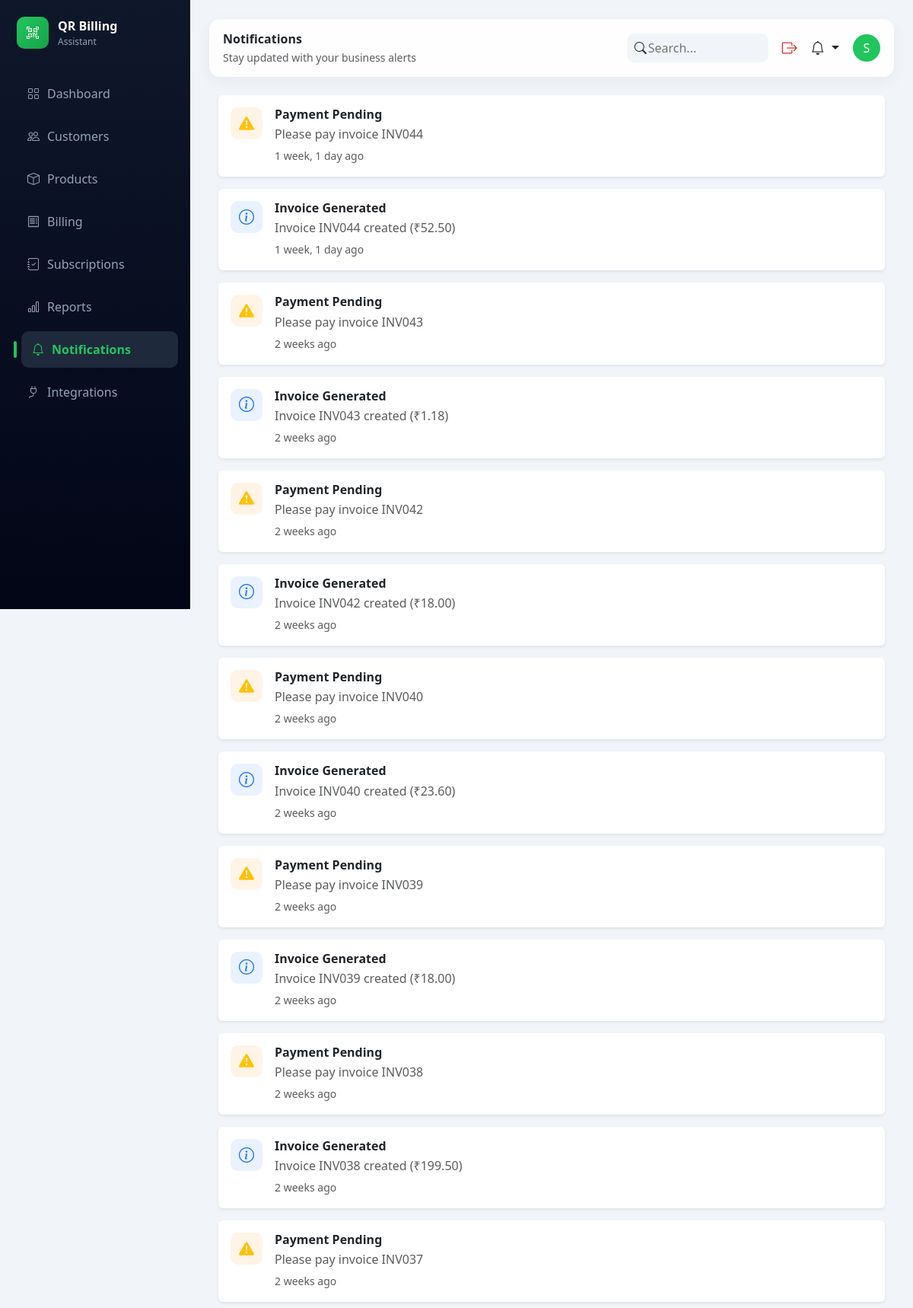
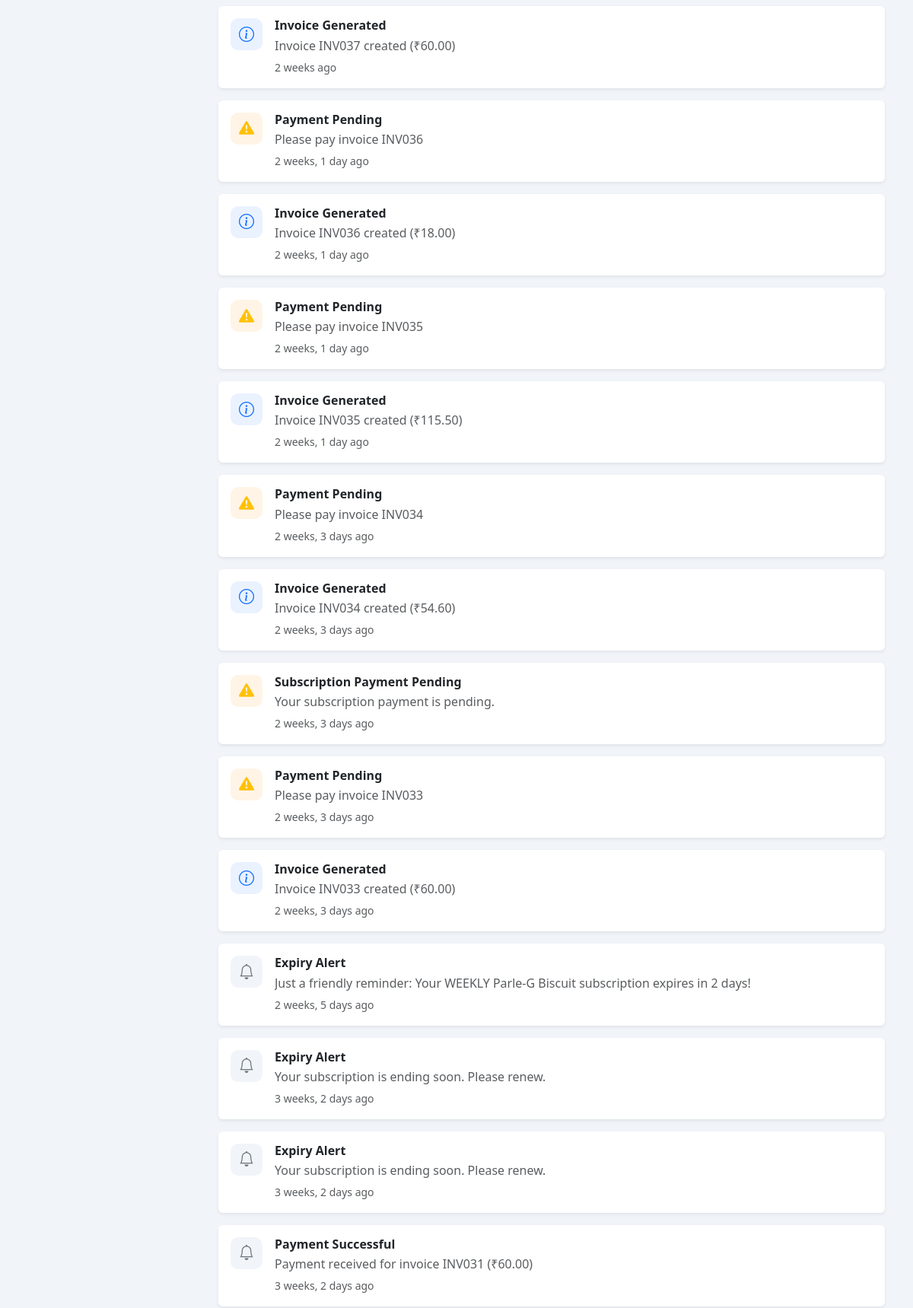
The page /notifications/ (signed in, upper part) on the database its author committed (2 pictures, top to bottom).
### accounts/models.py (models this page shows, shortened)
class User(AbstractUser):
    USER_TYPE = (
        ('admin', 'Admin'),
        ('customer', 'Customer'),
    )
    user_type = models.CharField(max_length=20, choices=USER_TYPE)
    phone = models.CharField(max_length=15, blank=True, null=True)
    profile_image = models.ImageField(
        upload_to='profile_images/',
        blank=True,
        null=True
    )

### notifications/models.py (models this page shows, shortened)
class Notification(models.Model):
    TYPE_CHOICES = (
        ('warning','Warning'),
        ('success','Success'),
        ('info','Info'),
    )
    user = models.ForeignKey(
        User,
        on_delete=models.CASCADE,
        related_name="user_notifications"
    )
    title = models.CharField(max_length=200)
    message = models.TextField()
    type = models.CharField(
        max_length=20,
        choices=TYPE_CHOICES
    )
    is_read = models.BooleanField(default=False)
    created_at = models.DateTimeField(auto_now_add=True)

### notifications/views.py (the view)
# urls.py: path('notifications/', views.notifications_view, name='notifications'),
@login_required
def notifications_view(request):
    notifications = Notification.objects.filter(
        user=request.user
    ).order_by('-created_at')
    Notification.objects.filter(
        user=request.user,
        is_read=False
    ).update(is_read=True)
    return render(request, "dashboard/notifications.html", {
        'notifications': notifications,
        'page_title': 'Notifications',
        'page_subtitle': 'Stay updated with your business alerts'
    })

### notifications/context_processors.py (called while the page is built)
def notification_data(request):
    if request.user.is_authenticated:
        latest_notifications = Notification.objects.filter(
            user=request.user
        ).order_by('-created_at')[:5]
        unread_notifications = Notification.objects.filter(
            user=request.user,
            is_read=False
        ).count()
    else:
        latest_notifications = []
        unread_notifications = 0
    return {
        'latest_notifications': latest_notifications,
        'unread_notifications': unread_notifications
    }

### billing/templates/dashboard/notifications.html
{% extends "dashboard/base.html" %}
{% block content %}
<div class="container mt-4">
{% for n in notifications %}
<div class="card mb-3 shadow-sm border-0">
<div class="card-body d-flex align-items-start" style="overflow:hidden;">
<div class="me-3">
{% if "Received" in n.title %}
<div style="width:42px;height:42px;background:#E6F9F0;border-radius:10px;display:flex;align-items:center;justify-content:center;">
<i class="bi bi-check-circle-fill text-success fs-5"></i>
</div>
{% elif "Pending" in n.title %}
<div style="width:42px;height:42px;background:#FFF4E5;border-radius:10px;display:flex;align-items:center;justify-content:center;">
<i class="bi bi-exclamation-triangle-fill text-warning fs-5"></i>
</div>
{% elif "Created" in n.title %}
<div style="width:42px;height:42px;background:#EAF2FF;border-radius:10px;display:flex;align-items:center;justify-content:center;">
<i class="bi bi-receipt text-primary fs-5"></i>
</div>
{% elif n.type == "info" %}
<div style="width:42px;height:42px;background:#EAF2FF;border-radius:10px;display:flex;align-items:center;justify-content:center;">
<i class="bi bi-info-circle text-primary fs-5"></i>
</div>
{% else %}
<div style="width:42px;height:42px;background:#F1F5F9;border-radius:10px;display:flex;align-items:center;justify-content:center;">
<i class="bi bi-bell text-secondary fs-5"></i>
</div>
{% endif %}
</div>
<div style="flex:1; max-width:100%; overflow:hidden;">
<h6 class="mb-1 fw-bold">{{ n.title }}</h6>
<p class="mb-1 text-muted"
   style="word-break: break-all; overflow-wrap: anywhere; white-space: normal;">
    {{ n.message }}
</p>
<small class="text-muted">
{{ n.created_at|timesince }} ago
</small>
</div>
</div>
</div>
{% empty %}
<p class="text-muted">No notifications yet</p>
{% endfor %}
</div>
{% endblock %}

### billing/templates/dashboard/base.html (shortened to what this page needs)
{% load static %}
<!DOCTYPE html>
<html>
<head>
<link href="https://cdn.jsdelivr.net/npm/bootstrap@5.3.2/dist/css/bootstrap.min.css" rel="stylesheet">
<link href="https://cdn.jsdelivr.net/npm/bootstrap-icons@1.11.3/font/bootstrap-icons.css" rel="stylesheet">
</head>
<body>
<div class="sidebar">
<div class="logo">
<div class="logo-box"><i class="bi bi-qr-code-scan"></i></div>
<div>
<div class="logo-title">QR Billing</div>
<div class="logo-sub">Assistant</div>
</div>
</div>
<a href="{% url 'admin_dashboard' %}" class="nav-link {% if request.resolver_match.url_name == 'admin_dashboard' %}active{% endif %}">
<i class="bi bi-grid"></i> Dashboard
</a>
<a href="{% url 'admin_customers' %}" class="nav-link {% if request.resolver_match.url_name == 'admin_customers' %}active{% endif %}">
<i class="bi bi-people"></i> Customers
</a>
<a href="{% url 'admin_products' %}" class="nav-link {% if request.resolver_match.url_name == 'admin_products' %}active{% endif %}">
<i class="bi bi-box"></i> Products
</a>
<a href="{% url 'invoice_list' %}" class="nav-link {% if request.resolver_match.url_name == 'invoice_list' %}active{% endif %}">
<i class="bi bi-receipt"></i> Billing
</a>
<a href="{% url 'subscription_page' %}"
   class="nav-link {% if 'subscription' in request.resolver_match.url_name %}active{% endif %}">
   <i class="bi bi-journal-check"></i> Subscriptions
</a>
<a href="{% url 'reports' %}" class="nav-link {% if 'report' in request.resolver_match.url_name %}active{% endif %}">
<i class="bi bi-bar-chart"></i> Reports
</a>
<a href="{% url 'notifications' %}" class="nav-link {% if 'notification' in request.resolver_match.url_name %}active{% endif %}">
<i class="bi bi-bell"></i> Notifications
</a>
<a href="{% url 'integrations_page' %}"
   class="nav-link {% if request.resolver_match.url_name == 'integrations_page' %}active{% endif %}">
   <i class="bi bi-plug"></i> Integrations
</a>
</div>
<div class="main">
<div class="topbar">
<div>
<strong>{{ page_title }}</strong><br>
<small class="text-muted">{{ page_subtitle }}</small>
</div>
<div class="topbar-right">
<form method="GET" action="{% url 'global_search' %}" class="search-box">
<i class="bi bi-search"></i>
<input type="text" name="q" placeholder="Search...">
</form>
<a href="{% url 'logout' %}">
<i class="bi bi-box-arrow-right logout-icon"></i>
</a>
<div class="dropdown">
    <a href="{% url 'notifications' %}"
       class="icon-btn dropdown-toggle text-dark text-decoration-none"
       data-bs-toggle="dropdown"
       onclick="event.preventDefault();">
        <i class="bi bi-bell"></i>
    </a>
</div>
<div style="position:relative">
<div class="profile-circle" onclick="toggleMenu()">
{{ request.user.username|first|upper }}
</div>
</div>
</div>
</div>
{% block content %}{% endblock %}
</div>
</body>
</html>

### billing/templates/dashboard/base.html (style rules this page uses)
body { margin:0; background:#f1f5f9; font-family:'Segoe UI',sans-serif; }
.sidebar { width:250px; height:100vh; position:fixed; background:linear-gradient(180deg,#0f172a,#020617); padding:22px; }
.logo { display:flex; align-items:center; gap:12px; margin-bottom:35px; }
.logo-box { width:42px; height:42px; background:linear-gradient(135deg,#22c55e,#16a34a); border-radius:10px; display:flex; align-items:center; justify-content:center; color:white; }
.logo-title { color:white; font-weight:600; }
.logo-sub { color:#94a3b8; font-size:12px; }
.sidebar .nav-link { color:#94a3b8; margin-bottom:8px; padding:12px 14px; border-radius:10px; display:flex; gap:10px; transition:0.25s; }
.sidebar .nav-link.active { background:#1e293b; color:#22c55e; font-weight:600; position:relative; transform:translateX(6px); }
.sidebar .nav-link.active::before { content:""; position:absolute; left:-10px; top:50%; transform:translateY(-50%); width:4px; height:22px; background:#22c55e; border-radius:4px; }
.main { margin-left:250px; padding:25px; }
.topbar { position:sticky; top:0; z-index:10; background:rgba(255,255,255,0.9); backdrop-filter:blur(10px); padding:14px 18px; border-radius:14px; display:flex; justify-content:space-between; align-items:center; box-shadow:0 6px 20px rgba(0,0,0,0.05); margin-bottom:20px; }
.search-box { display:flex; align-items:center; background:#f1f5f9; border-radius:10px; padding:6px 10px; }
.search-box input { border:none; outline:none; background:transparent; width:150px; }
.topbar-right { display:flex; align-items:center; gap:18px; }
.icon-btn { font-size:18px; position:relative; cursor:pointer; }
.logout-icon { font-size:20px; color:#dc2626; cursor:pointer; transition:0.3s; }
.profile-circle { width:36px; height:36px; border-radius:50%; background:#22c55e; color:white; display:flex; align-items:center; justify-content:center; cursor:pointer; }

### rows shown on the page
User: user.username|first "S"
Notification: title "Payment Pending", message "Please pay invoice INV044", created_at "1 week, 1 day"
Notification: type "info" (drawn), title "Invoice Generated", message "Invoice INV044 created (₹52.50)", created_at "1 week, 1 day"
Notification: title "Payment Pending", message "Please pay invoice INV043", created_at "2 weeks"
Notification: type "info" (drawn), title "Invoice Generated", message "Invoice INV043 created (₹1.18)", created_at "2 weeks"
Notification: title "Payment Pending", message "Please pay invoice INV042", created_at "2 weeks"
Notification: type "info" (drawn), title "Invoice Generated", message "Invoice INV042 created (₹18.00)", created_at "2 weeks"
Notification: title "Payment Pending", message "Please pay invoice INV040", created_at "2 weeks"
Notification: type "info" (drawn), title "Invoice Generated", message "Invoice INV040 created (₹23.60)", created_at "2 weeks"
Notification: title "Payment Pending", message "Please pay invoice INV039", created_at "2 weeks"
Notification: type "info" (drawn), title "Invoice Generated", message "Invoice INV039 created (₹18.00)", created_at "2 weeks"
Notification: title "Payment Pending", message "Please pay invoice INV038", created_at "2 weeks"
Notification: type "info" (drawn), title "Invoice Generated", message "Invoice INV038 created (₹199.50)", created_at "2 weeks"
Notification: title "Payment Pending", message "Please pay invoice INV037", created_at "2 weeks"
Notification: type "info" (drawn), title "Invoice Generated", message "Invoice INV037 created (₹60.00)", created_at "2 weeks"
Notification: title "Payment Pending", message "Please pay invoice INV036", created_at "2 weeks, 1 day"
Notification: type "info" (drawn), title "Invoice Generated", message "Invoice INV036 created (₹18.00)", created_at "2 weeks, 1 day"
Notification: title "Payment Pending", message "Please pay invoice INV035", created_at "2 weeks, 1 day"
Notification: type "info" (drawn), title "Invoice Generated", message "Invoice INV035 created (₹115.50)", created_at "2 weeks, 1 day"
Notification: title "Payment Pending", message "Please pay invoice INV034", created_at "2 weeks, 3 days"
Notification: type "info" (drawn), title "Invoice Generated", message "Invoice INV034 created (₹54.60)", created_at "2 weeks, 3 days"
Notification: title "Subscription Payment Pending", message "Your subscription payment is pending.", created_at "2 weeks, 3 days"
Notification: title "Payment Pending", message "Please pay invoice INV033", created_at "2 weeks, 3 days"
Notification: type "info" (drawn), title "Invoice Generated", message "Invoice INV033 created (₹60.00)", created_at "2 weeks, 3 days"
Notification: title "Expiry Alert", message "Just a friendly reminder: Your WEEKLY Parle-G Biscuit subscription expires in 2 days!", created_at "2 weeks, 5 days"
Notification: title "Expiry Alert", message "Your subscription is ending soon. Please renew.", created_at "3 weeks, 2 days"
Notification: title "Expiry Alert", message "Your subscription is ending soon. Please renew.", created_at "3 weeks, 2 days"
Notification: title "Payment Successful", message "Payment received for invoice INV031 (₹60.00)", created_at "3 weeks, 2 days"

### other values the page prints
{{ page_title }} "Notifications"
{{ page_subtitle }} "Stay updated with your business alerts"
